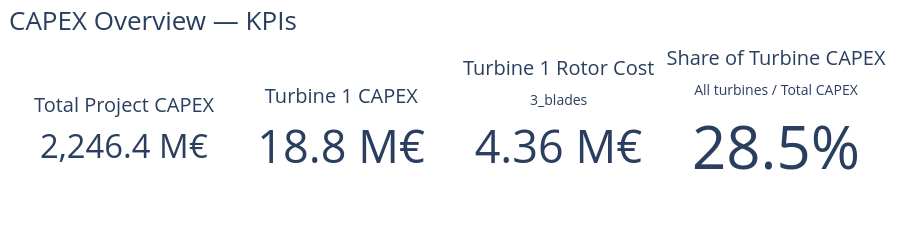
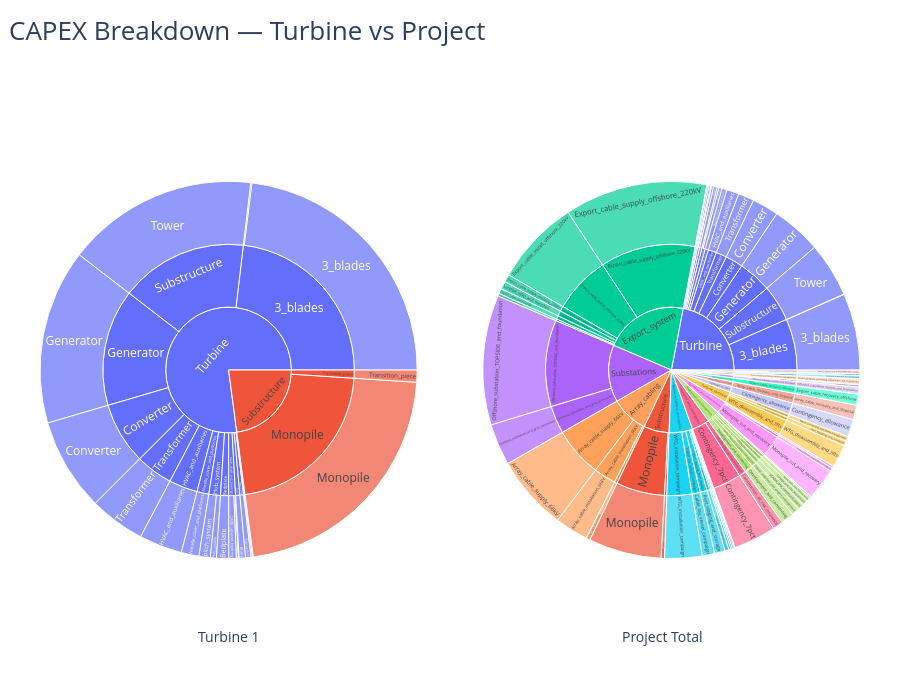

Source (notebook cell) for these figures, in order:
### Markdown cell above
# Single Experiment

### Code cell
from pathlib import Path
import sys

PROJECT_ROOT = Path.cwd().parent   # parent of examples = WINPACT_TREND
sys.path.append(str(PROJECT_ROOT))

from core.Simulation import build_experiment

LIBRARY_PATH = PROJECT_ROOT / "examples" / "Inputs" / "HKN"
RESULT_DIR   = PROJECT_ROOT / "results"

sim_cfg = {
    "run_capex": True,
    "capex_dashboard": True,
    "run_windfarm": True,
    "run_opex": True,
    "opex_dashboard": True,
    "run_lifetime_extension": False,
    "run_revenue": True,
    "run_valuation": True,
    "valuation_dashboard": True,
    "collect_results": True,
}

# build the experiment

exp = build_experiment(
    library_path=str(LIBRARY_PATH),
    base_config_path="config.yaml",
    simulation_config=sim_cfg,
    replicates = 1, 
    seed = 42,
    name="test_experiment",
    result_directory= str(RESULT_DIR),
)

# run the experiment
exp.run()

### Figure 1 — Plotly figure (JSON) as saved in the notebook; plotly's stock layout.template omitted (floating-point values rounded to 4 significant figures)
{"data": [{"domain": {"x": [0, 0.205], "y": [0, 1]}, "mode": "number", "number": {"suffix": " M€", "valueformat": ",.1f"}, "title": {"text": "Total Project CAPEX"}, "type": "indicator", "value": 2246.0}, {"domain": {"x": [0.265, 0.47], "y": [0, 1]}, "mode": "number", "number": {"suffix": " M€", "valueformat": ",.1f"}, "title": {"text": "Turbine 1 CAPEX"}, "type": "indicator", "value": 18.85}, {"domain": {"x": [0.53, 0.735], "y": [0, 1]}, "mode": "number", "number": {"suffix": " M€", "valueformat": ",.2f"}, "title": {"text": "Turbine 1 Rotor Cost<br><sub>3_blades</sub>"}, "type": "indicator", "value": 4.359}, {"domain": {"x": [0.795, 1], "y": [0, 1]}, "mode": "number", "number": {"valueformat": ".1%"}, "title": {"text": "Share of Turbine CAPEX<br><sub>All turbines / Total CAPEX</sub>"}, "type": "indicator", "value": 0.2853}], "layout": {"height": 250, "margin": {"b": 20, "l": 40, "r": 40, "t": 60}, "title": {"font": {"size": 26}, "text": "CAPEX Overview — KPIs", "x": 0.01}}}

### Figure 2 — Plotly figure (JSON) as saved in the notebook; plotly's stock layout.template omitted (floating-point values rounded to 4 significant figures; data arrays with more than 128 entries replaced by an {"elided": "..."} marker saying what was removed)
{"data": [{"branchvalues": "total", "domain": {"x": [0, 0.46], "y": [0, 1]}, "hovertemplate": "%{label}<br>Cost: %{value:,.2f} M€<br>Share: %{percentParent:.1%} of parent<br>Global: %{percentRoot:.1%} of total<extra></extra>", "ids": ["cat:Turbine", "cat:Substructure", "cat:Substructure|sub:Monopile", "cat:Substructure|sub:Transition_piece", "cat:Turbine|sub:3_blades", "cat:Turbine|sub:Bedplate", "cat:Turbine|sub:Brake", "cat:Turbine|sub:Converter", "cat:Turbine|sub:Generator", "cat:Turbine|sub:HVAC_and_auxiliaries", "cat:Turbine|sub:Hub_system", "cat:Turbine|sub:Main_shaft_and_bearings", "cat:Turbine|sub:Nacelle_cover_and_platforms", "cat:Turbine|sub:Substructure", "cat:Turbine|sub:Tower_top_interface", "cat:Turbine|sub:Transformer", "cat:Turbine|sub:Turret", "cat:Turbine|sub:Yaw_system", "cat:Substructure|sub:Monopile|ssub:Monopile", "cat:Substructure|sub:Transition_piece|ssub:Transition_piece", "cat:Turbine|sub:3_blades|ssub:3_blades", "cat:Turbine|sub:3_blades|ssub:blade_surface_coatings", "cat:Turbine|sub:Bedplate|ssub:Bedplate", "cat:Turbine|sub:Brake|ssub:Brake", "cat:Turbine|sub:Converter|ssub:Converter", "cat:Turbine|sub:Generator|ssub:Generator", "cat:Turbine|sub:HVAC_and_auxiliaries|ssub:HVAC_and_auxiliaries", "cat:Turbine|sub:Hub_system|ssub:Hub_system", "cat:Turbine|sub:Hub_system|ssub:pitch_system", "cat:Turbine|sub:Main_shaft_and_bearings|ssub:CARB_upwind_bearing", "cat:Turbine|sub:Main_shaft_and_bearings|ssub:SRB_downwind_bearing", "cat:Turbine|sub:Main_shaft_and_bearings|ssub:main_shaft", "cat:Turbine|sub:Nacelle_cover_and_platforms|ssub:Nacelle_cover_and_platforms", "cat:Turbine|sub:Substructure|ssub:Tower", "cat:Turbine|sub:Tower_top_interface|ssub:Tower_top_interface", "cat:Turbine|sub:Transformer|ssub:Transformer", "cat:Turbine|sub:Turret|ssub:Turret", "cat:Turbine|sub:Yaw_system|ssub:Yaw_system"], "labels": ["Turbine", "Substructure", "Monopile", "Transition_piece", "3_blades", "Bedplate", "Brake", "Converter", "Generator", "HVAC_and_auxiliaries", "Hub_system", "Main_shaft_and_bearings", "Nacelle_cover_and_platforms", "Substructure", "Tower_top_interface", "Transformer", "Turret", "Yaw_system", "Monopile", "Transition_piece", "3_blades", "blade_surface_coatings", "Bedplate", "Brake", "Converter", "Generator", "HVAC_and_auxiliaries", "Hub_system", "pitch_system", "CARB_upwind_bearing", "SRB_downwind_bearing", "main_shaft", "Nacelle_cover_and_platforms", "Tower", "Tower_top_interface", "Transformer", "Turret", "Yaw_system"], "parents": ["", "", "cat:Substructure", "cat:Substructure", "cat:Turbine", "cat:Turbine", "cat:Turbine", "cat:Turbine", "cat:Turbine", "cat:Turbine", "cat:Turbine", "cat:Turbine", "cat:Turbine", "cat:Turbine", "cat:Turbine", "cat:Turbine", "cat:Turbine", "cat:Turbine", "cat:Substructure|sub:Monopile", "cat:Substructure|sub:Transition_piece", "cat:Turbine|sub:3_blades", "cat:Turbine|sub:3_blades", "cat:Turbine|sub:Bedplate", "cat:Turbine|sub:Brake", "cat:Turbine|sub:Converter", "cat:Turbine|sub:Generator", "cat:Turbine|sub:HVAC_and_auxiliaries", "cat:Turbine|sub:Hub_system", "cat:Turbine|sub:Hub_system", "cat:Turbine|sub:Main_shaft_and_bearings", "cat:Turbine|sub:Main_shaft_and_bearings", "cat:Turbine|sub:Main_shaft_and_bearings", "cat:Turbine|sub:Nacelle_cover_and_platforms", "cat:Turbine|sub:Substructure", "cat:Turbine|sub:Tower_top_interface", "cat:Turbine|sub:Transformer", "cat:Turbine|sub:Turret", "cat:Turbine|sub:Yaw_system"], "type": "sunburst", "values": [14.53, 4.318, 4.121, 0.1965, 4.359, 0.1968, 0.1027, 1.5, 2.826, 0.6957, 0.2804, 0.165, 0.2861, 3.093, 0.02096, 0.9, 0.01415, 0.08844, 4.121, 0.1965, 4.34, 0.01973, 0.1968, 0.1027, 1.5, 2.826, 0.6957, 0.09644, 0.184, 0.1228, 0.03249, 0.00967, 0.2861, 3.093, 0.02096, 0.9, 0.01415, 0.08844]}, {"branchvalues": "total", "domain": {"x": [0.54, 1], "y": [0, 1]}, "hovertemplate": "%{label}<br>Cost: %{value:,.2f} M€<br>Share: %{percentParent:.1%} of parent<br>Global: %{percentRoot:.1%} of total<extra></extra>", "ids": {"elided": "137 str values"}, "labels": {"elided": "137 str values"}, "parents": {"elided": "137 str values"}, "type": "sunburst", "values": {"elided": "137 float values"}}], "layout": {"annotations": [{"font": {"size": 14}, "showarrow": false, "text": "Turbine 1", "x": 0.19, "xref": "paper", "y": 0.02, "yref": "paper"}, {"font": {"size": 14}, "showarrow": false, "text": "Project Total", "x": 0.81, "xref": "paper", "y": 0.02, "yref": "paper"}], "height": 700, "margin": {"b": 40, "l": 40, "r": 40, "t": 80}, "title": {"font": {"size": 26}, "text": "CAPEX Breakdown — Turbine vs Project", "x": 0.01}}}
